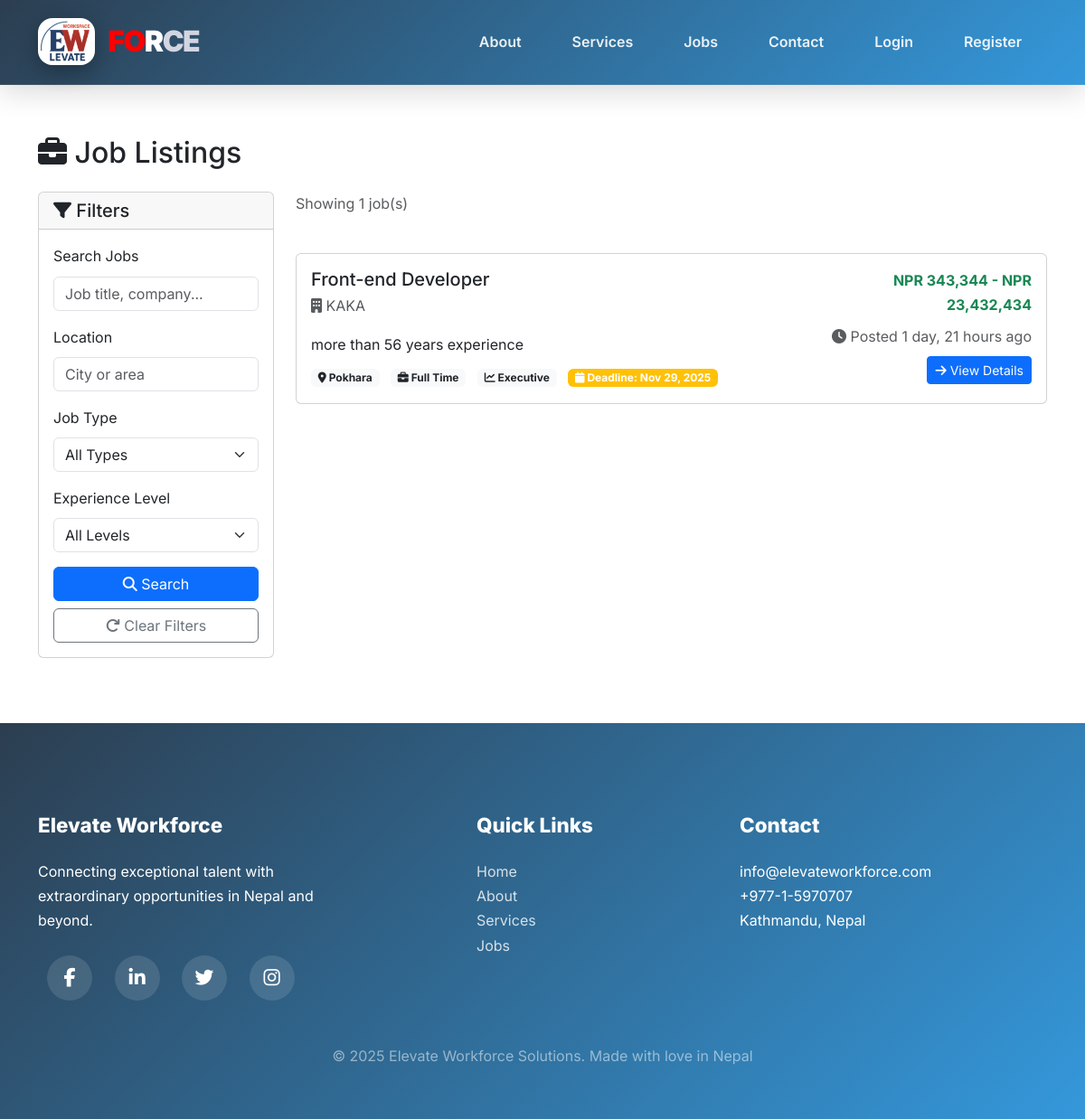
The app's page /jobs/, older data.
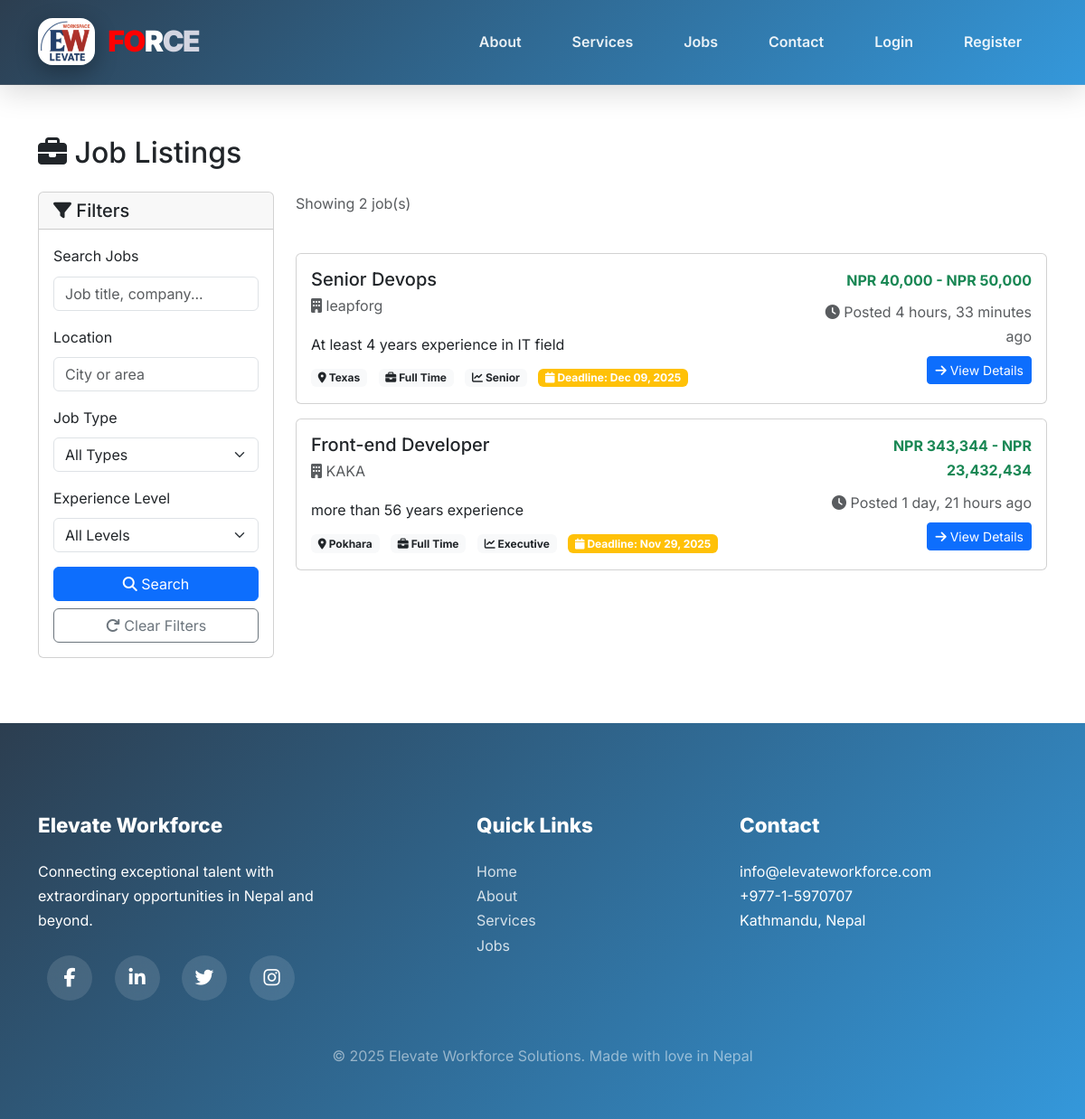
The same page, newer data.
### jobs/models.py (models this page shows, shortened)
class Job(models.Model):
    JOB_TYPE_CHOICES = (
        ('full_time', 'Full Time'),
        ('part_time', 'Part Time'),
        ('contract', 'Contract'),
        ('internship', 'Internship'),
    )
    EXPERIENCE_LEVEL_CHOICES = (
        ('entry', 'Entry Level'),
        ('mid', 'Mid Level'),
        ('senior', 'Senior'),
        ('executive', 'Executive'),
    )
    company = models.ForeignKey(Company, on_delete=models.CASCADE, related_name='jobs')
    title = models.CharField(max_length=255)
    description = models.TextField()
    requirements = models.TextField(help_text="Enter requirements separated by newlines")
    location = models.CharField(max_length=255)
    salary_min = models.DecimalField(max_digits=10, decimal_places=2, blank=True, null=True)
    salary_max = models.DecimalField(max_digits=10, decimal_places=2, blank=True, null=True)
    job_type = models.CharField(max_length=20, choices=JOB_TYPE_CHOICES)
    experience_level = models.CharField(max_length=20, choices=EXPERIENCE_LEVEL_CHOICES)
    is_active = models.BooleanField(default=True)
    posted_at = models.DateTimeField(auto_now_add=True)
    updated_at = models.DateTimeField(auto_now=True)
    deadline = models.DateTimeField(blank=True, null=True)
    total_positions = models.IntegerField(default=1)
    class Meta:
        db_table = 'jobs'
        verbose_name_plural = 'Jobs'
        ordering = ['-posted_at']
        indexes = [
            models.Index(fields=['company', 'is_active']),
            models.Index(fields=['job_type']),
        ]
    def get_salary_range(self):
        if self.salary_min and self.salary_max:
            return f"NPR {self.salary_min:,.0f} - NPR {self.salary_max:,.0f}"
        elif self.salary_min:
            return f"From NPR {self.salary_min:,.0f}"
        elif self.salary_max:
            return f"Up to NPR {self.salary_max:,.0f}"
        return "Salary Not Specified"

### companies/models.py (models this page shows, shortened)
class Company(models.Model):
    COMPANY_STATUS_CHOICES = (
        ('active', 'Active'),
        ('inactive', 'Inactive'),
        ('suspended', 'Suspended'),
    )
    user = models.OneToOneField(User, on_delete=models.CASCADE, related_name='company_profile')
    company_name = models.CharField(max_length=255, unique=True)
    description = models.TextField()
    website = models.URLField(blank=True, null=True)
    industry = models.CharField(max_length=100)
    location = models.CharField(max_length=255)
    company_size = models.CharField(max_length=50, blank=True, null=True)
    logo = models.ImageField(upload_to='company_logos/', blank=True, null=True)
    status = models.CharField(max_length=20, choices=COMPANY_STATUS_CHOICES, default='active')
    verified = models.BooleanField(default=False)
    created_at = models.DateTimeField(auto_now_add=True)
    updated_at = models.DateTimeField(auto_now=True)
    class Meta:
        db_table = 'companies'
        verbose_name_plural = 'Companies'
        ordering = ['-created_at']

### jobs/views.py (the view)
# urls.py: path('', views.job_list, name='job_list'),
def job_list(request):
    jobs = Job.objects.filter(is_active=True).select_related('company')
    search_query = request.GET.get('search', '')
    if search_query:
        jobs = jobs.filter(
            Q(title__icontains=search_query) |
            Q(description__icontains=search_query) |
            Q(company__company_name__icontains=search_query)
        )
    job_type = request.GET.get('job_type', '')
    if job_type:
        jobs = jobs.filter(job_type=job_type)
    location = request.GET.get('location', '')
    if location:
        jobs = jobs.filter(location__icontains=location)
    experience_level = request.GET.get('experience_level', '')
    if experience_level:
        jobs = jobs.filter(experience_level=experience_level)
    paginator = Paginator(jobs, 10)  # 10 jobs per page
    page_number = request.GET.get('page')
    try:
        page_obj = paginator.page(page_number)
    except PageNotAnInteger:
        page_obj = paginator.page(1)
    except EmptyPage:
        page_obj = paginator.page(paginator.num_pages)
    context = {
        'page_obj': page_obj,
        'jobs': page_obj.object_list,
        'search_query': search_query,
        'job_type': job_type,
        'location': location,
        'experience_level': experience_level,
    }
    return render(request, 'jobs/job_list.html', context)

### templates/jobs/job_list.html (shortened to what this page needs)
{% extends "base.html" %}
{% block content %}
<div class="container my-5">
    <h2 class="mb-4">
        <i class="fas fa-briefcase"></i> Job Listings
    </h2>
    <div class="row">
        <div class="col-md-3 mb-4">
            <div class="card">
                <div class="card-header">
                    <h5 class="mb-0"><i class="fas fa-filter"></i> Filters</h5>
                </div>
                <div class="card-body">
                    <form method="get" class="filter-form">
                        <div class="mb-3">
                            <label for="search" class="form-label">Search Jobs</label>
                            <input type="text" class="form-control" id="search" name="search" placeholder="Job title, company..." value="{{ search_query }}">
                        </div>
                        <div class="mb-3">
                            <label for="location" class="form-label">Location</label>
                            <input type="text" class="form-control" id="location" name="location" placeholder="City or area" value="{{ location }}">
                        </div>
                        <div class="mb-3">
                            <label for="job_type" class="form-label">Job Type</label>
                            <select class="form-select" id="job_type" name="job_type">
                                <option value="">All Types</option>
                            </select>
                        </div>
                        <div class="mb-3">
                            <label for="experience_level" class="form-label">Experience Level</label>
                            <select class="form-select" id="experience_level" name="experience_level">
                                <option value="">All Levels</option>
                            </select>
                        </div>
                        <button type="submit" class="btn btn-primary w-100 mb-2">
                            <i class="fas fa-search"></i> Search
                        </button>
                        <a href="{% url 'jobs:job_list' %}" class="btn btn-outline-secondary w-100">
                            <i class="fas fa-redo"></i> Clear Filters
                        </a>
                    </form>
                </div>
            </div>
        </div>
        <div class="col-md-9">
            {% if jobs %}
            <div class="row mb-4">
                <div class="col">
                    <p class="text-muted">Showing {{ page_obj.paginator.count }} job(s)</p>
                </div>
            </div>
            {% for job in jobs %}
            <div class="card mb-3 job-card" style="cursor: pointer;">
                <div class="card-body" onclick="window.location='{% url 'jobs:job_detail' job.pk %}'">
                    <div class="row">
                        <div class="col-md-8">
                            <h5 class="card-title mb-1">{{ job.title }}</h5>
                            <p class="card-text text-muted">
                                <i class="fas fa-building"></i> {{ job.company.company_name }}
                            </p>
                            <p class="card-text mb-2">{{ job.description|truncatewords:30 }}</p>
                            <div class="job-meta">
                                <span class="badge bg-light text-dark me-2">
                                    <i class="fas fa-map-marker-alt"></i> {{ job.location }}
                                </span>
                                <span class="badge bg-light text-dark me-2">
                                    <i class="fas fa-briefcase"></i> {{ job.get_job_type_display }}
                                </span>
                                <span class="badge bg-light text-dark me-2">
                                    <i class="fas fa-chart-line"></i> {{ job.get_experience_level_display }}
                                </span>
                                {% if job.deadline %}
                                    <span class="badge bg-warning">
                                        <i class="fas fa-calendar"></i> Deadline: {{ job.deadline|date:"M d, Y" }}
                                    </span>
                                {% endif %}
                            </div>
                        </div>
                        <div class="col-md-4 text-md-end">
                            {% if job.salary_min and job.salary_max %}
                            <p class="fw-bold text-success mb-2">
                                {{ job.get_salary_range }}
                            </p>
                            {% endif %}
                            <p class="text-muted mb-0">
                                <i class="fas fa-clock"></i> Posted {{ job.posted_at|timesince }} ago
                            </p>
                            <a href="{% url 'jobs:job_detail' job.pk %}" class="btn btn-sm btn-primary mt-2">
                                <i class="fas fa-arrow-right"></i> View Details
                            </a>
                        </div>
                    </div>
                </div>
            </div>
            {% endfor %}
            {% else %}
            <div class="alert alert-info text-center">
                <i class="fas fa-info-circle"></i>
                <p class="mb-0">No jobs found. Try adjusting your filters.</p>
            </div>
            {% endif %}
        </div>
    </div>
</div>
{% endblock %}

### templates/base.html (shortened to what this page needs)
<!DOCTYPE html>
<html lang="en">
<head>
    {% load static %}
    <link href="https://cdn.jsdelivr.net/npm/bootstrap@5.3.3/dist/css/bootstrap.min.css" rel="stylesheet">
    <link rel="stylesheet" href="https://cdnjs.cloudflare.com/ajax/libs/font-awesome/6.6.0/css/all.min.css">
</head>
<body>
    <nav class="navbar navbar-expand-lg navbar-dark fixed-top">
        <div class="container">
            <a class="navbar-brand" href="{% url 'home' %}">
                <img src="{% static 'images/logo.png' %}" alt="Elevate Logo" height="52">
                <span class="plain-text" style="color: red !important;">FO</span>
<span class="plain-text" style="color: white !important;">R</span>
<span class="plain-text" style="color: rgb(211, 213, 225) !important;">CE</span>
            </a>
            <div class="collapse navbar-collapse" id="navbarNav">
                <ul class="navbar-nav ms-auto align-items-center">
                    <li class="nav-item"><a class="nav-link" href="{% url 'about' %}">About</a></li>
                    <li class="nav-item"><a class="nav-link" href="{% url 'services' %}">Services</a></li>
                    <li class="nav-item"><a class="nav-link" href="{% url 'jobs:job_list' %}">Jobs</a></li>
                    <li class="nav-item"><a class="nav-link" href="{% url 'contact' %}">Contact</a></li>
                    {% if user.is_authenticated %}
                        {% if user.is_job_seeker %}
                            <li class="nav-item"><a class="nav-link" href="{% url 'accounts:job_seeker_dashboard' %}">Dashboard</a></li>
                            <li class="nav-item"><a class="nav-link" href="{% url 'application:my_applications' %}">Applications</a></li>
                        {% elif user.is_company %}
                            <li class="nav-item"><a class="nav-link" href="{% url 'application:company_dashboard' %}">Dashboard</a></li>
                            <li class="nav-item ms-3">
                                <a class="btn btn-post-job" href="{% url 'jobs:create_job' %}">
                                    Post Job
                                </a>
                            </li>
                        {% endif %}
                        {% if user.is_superuser %}
                            <li class="nav-item ms-3">
                                <a class="btn btn-admin" href="{% url 'accounts:admin_dashboard' %}">
                                    Admin
                                </a>
                            </li>
                        {% endif %}
                        <li class="nav-item dropdown ms-4">
                            <a class="nav-link dropdown-toggle" href="#" role="button" data-bs-toggle="dropdown">
                                {{ user.username }}
                            </a>
                            <ul class="dropdown-menu dropdown-menu-end">
                                <li><a class="dropdown-item" href="{% url 'accounts:profile' %}">Profile</a></li>
                                <li><a class="dropdown-item" href="{% url 'accounts:profile_edit' %}">Edit Profile</a></li>
                                <li><hr class="dropdown-divider"></li>
                                <li><a class="dropdown-item text-danger" href="{% url 'accounts:logout' %}">Logout</a></li>
                            </ul>
                        </li>
                    {% else %}
                        <li class="nav-item"><a class="nav-link" href="{% url 'accounts:login' %}">Login</a></li>
                        <li class="nav-item"><a class="nav-link" href="{% url 'accounts:register' %}">Register</a></li>
                    {% endif %}
                </ul>
            </div>
        </div>
    </nav>
    <div class="container mt-5 pt-4">
    </div>
    <div class="main-container">
        {% block content %}{% endblock %}
    </div>
    <footer>
        <div class="container">
            <div class="row g-5">
                <div class="col-lg-4">
                    <h5>Elevate Workforce</h5>
                    <p>Connecting exceptional talent with extraordinary opportunities in Nepal and beyond.</p>
                    <div class="footer-social mt-4">
                        <a href="#"><i class="fab fa-facebook-f"></i></a>
                        <a href="#"><i class="fab fa-linkedin-in"></i></a>
                        <a href="#"><i class="fab fa-twitter"></i></a>
                        <a href="#"><i class="fab fa-instagram"></i></a>
                    </div>
                </div>
                <div class="col-lg-3 offset-lg-1">
                    <h5>Quick Links</h5>
                    <ul class="list-unstyled">
                        <li><a href="{% url 'home' %}">Home</a></li>
                        <li><a href="{% url 'about' %}">About</a></li>
                        <li><a href="{% url 'services' %}">Services</a></li>
                        <li><a href="{% url 'jobs:job_list' %}">Jobs</a></li>
                    </ul>
                </div>
                <div class="col-lg-4">
                    <h5>Contact</h5>
                    <p>
                        info@elevateworkforce.com<br>
                        +977-1-5970707<br>
                        Kathmandu, Nepal
                    </p>
                </div>
            </div>
            <div class="text-center mt-5 text-white-50">
                <p>&copy; 2025 Elevate Workforce Solutions. Made with love in Nepal</p>
            </div>
        </div>
    </footer>
</body>
</html>

Row changes from the older to the newer data that the page shows:
added Job: title "Senior Devops", company.company_name "leapforg", description "At least 4 years experience in IT field", location "Texas", job_type "Full Time", experience_level "Senior", deadline "Dec 09, 2025", get_salary_range "NPR 40,000 - NPR 50,000", posted_at "4 hours, 33 minutes"
Text that changed along with them:
{{ page_obj.paginator.count }}: "1" → "2"
